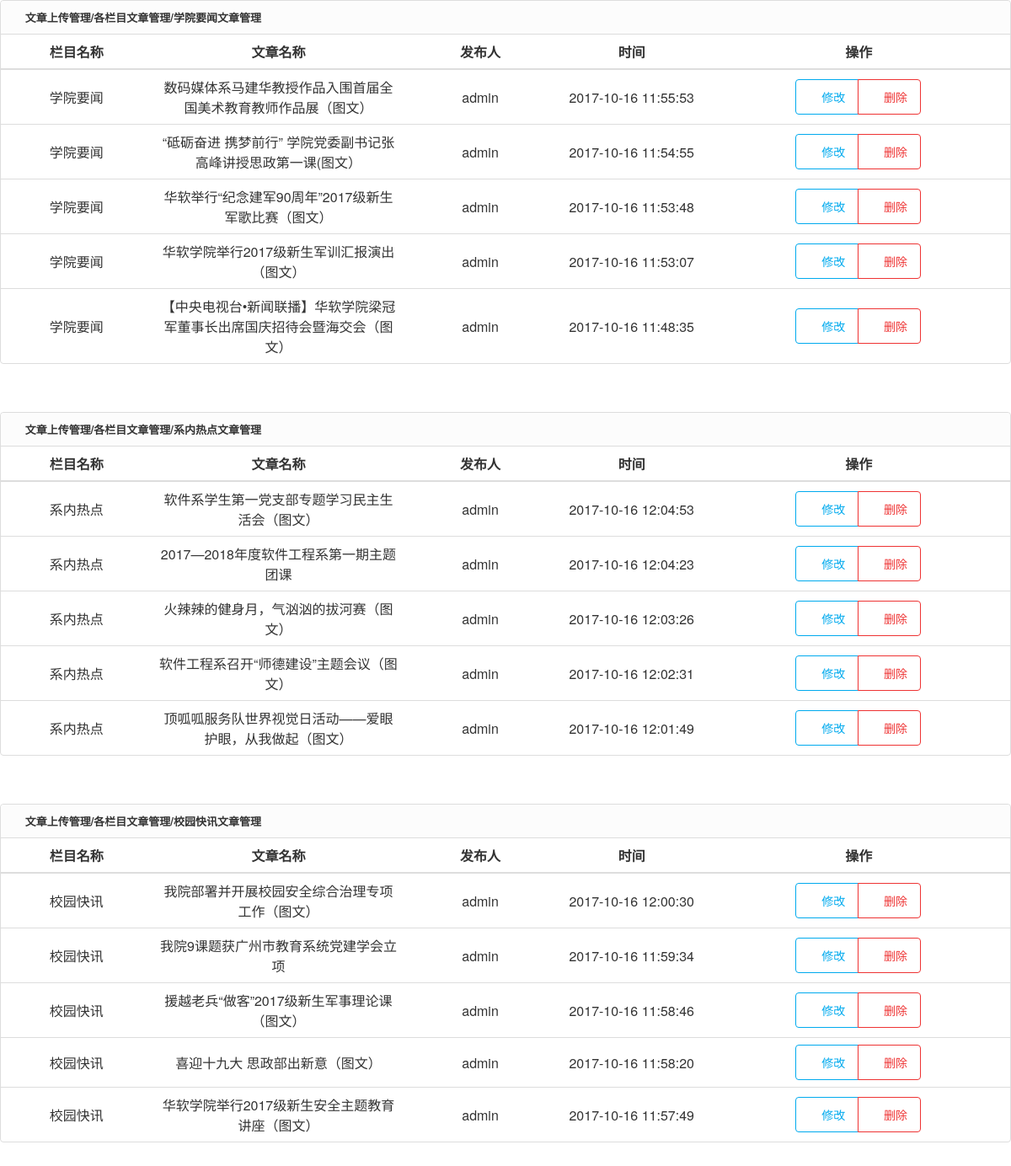
The app's page /admin/article_column.php with its own data.
### tables this page shows
CREATE TABLE `article` (
  `a_id` int(8) NOT NULL AUTO_INCREMENT,
  `a_title` varchar(100) DEFAULT NULL,
  `a_centUrl` text,
  `a_user` varchar(10) DEFAULT NULL,
  `a_time` datetime DEFAULT NULL,
  `a_coverUrl` char(30) DEFAULT NULL,
  `a_belong` char(20) DEFAULT NULL,
  PRIMARY KEY (`a_id`)
);

### admin/article_column.php (the view, shortened to what this page needs)
<?php include "../public/conn.php"?>
<html>
<head>
    <link rel="stylesheet" href="css/pintuer.css">
    <link rel="stylesheet" href="css/admin.css">
</head>
<body>
<div class="panel admin-panel">
    <div class="panel-head"><strong class="icon-reorder"> 文章上传管理/各栏目文章管理/学院要闻文章管理</strong></div>
    <table class="table table-hover text-center">
        <tr>
            <th width="15%">栏目名称</th>
            <th width="25%">文章名称</th>
            <th width="15%">发布人</th>
            <th width="15%">时间</th>
            <th width="">操作</th>
        </tr>
        <?php
        $sql = mysqli_query($conn,"select * from article where a_belong = '1' group by a_id desc limit 0,5;");
        while($res = mysqli_fetch_array($sql)) {
            ?>
            <tr>
                <td>学院要闻</td>
                <td><?php echo $res["a_title"] ?></td>
                <td>admin</td>
                <td><?php echo $res["a_time"] ?><td>
                    <div class="button-group">
                        <a class="button border-main" href="#add"><span class="icon-edit"></span> 修改</a>
                        <a class="button border-red" href="javascript:void(0)" onclick="return del(1,1)"><span class="icon-trash-o"></span> 删除</a>
                    </div>
            </tr>
            <?php
        }
        ?>
    </table>
</div><br><br><br>
<div class="panel admin-panel">
    <div class="panel-head"><strong class="icon-reorder"> 文章上传管理/各栏目文章管理/系内热点文章管理</strong></div>
    <table class="table table-hover text-center">
        <tr>
            <th width="15%">栏目名称</th>
            <th width="25%">文章名称</th>
            <th width="15%">发布人</th>
            <th width="15%">时间</th>
            <th width="">操作</th>
        </tr>
        <?php
        $sql = mysqli_query($conn,"select * from article where a_belong = '2' group by a_id desc limit 0,5;");
        while($res = mysqli_fetch_array($sql)) {
            ?>
            <tr>
                <td>系内热点</td>
                <td><?php echo $res["a_title"] ?></td>
                <td>admin</td>
                <td><?php echo $res["a_time"] ?><td>
                    <div class="button-group">
                        <a class="button border-main" href="#add"><span class="icon-edit"></span> 修改</a>
                        <a class="button border-red" href="javascript:void(0)" onclick="return del(1,1)"><span class="icon-trash-o"></span> 删除</a>
                    </div>
            </tr>
            <?php
        }
        ?>
    </table>
</div><br><br><br>
<div class="panel admin-panel">
    <div class="panel-head"><strong class="icon-reorder"> 文章上传管理/各栏目文章管理/校园快讯文章管理</strong></div>
    <table class="table table-hover text-center">
        <tr>
            <th width="15%">栏目名称</th>
            <th width="25%">文章名称</th>
            <th width="15%">发布人</th>
            <th width="15%">时间</th>
            <th width="">操作</th>
        </tr>
        <?php
        $sql = mysqli_query($conn,"select * from article where a_belong = '3' group by a_id desc limit 0,5;");
        while($res = mysqli_fetch_array($sql)) {
            ?>
            <tr>
                <td>校园快讯</td>
                <td id="a_title"><?php echo $res["a_title"] ?></td>
                <td>admin</td>
                <td><?php echo $res["a_time"] ?><td>
                    <div class="button-group">
                        <a class="button border-main" href="#add"><span class="icon-edit"></span> 修改</a>
                        <a class="button border-red" href="javascript:void(0)" onclick="del(this)"><span class="icon-trash-o"></span> 删除</a>
                    </div>
            </tr>
            <?php
        }
        ?>
    </table>
</div><br><br><br>
</body>
</html>

### admin/css/admin.css (style rules this page uses)
body { color:#333; font-size:13px; }
.panel { background:#fff; }
.button { padding:10px 15px; }
.table th { text-align:center; }
.table td { vertical-align:middle; }

### records on screen
article: a_title "数码媒体系马建华教授作品入围首届全国美术教育教师作品展（图文）", a_time "2017-10-16 11:55:53"
article: a_title "“砥砺奋进 携梦前行” 学院党委副书记张高峰讲授思政第一课(图文）", a_time "2017-10-16 11:54:55"
article: a_title "华软举行“纪念建军90周年”2017级新生军歌比赛（图文）", a_time "2017-10-16 11:53:48"
article: a_title "华软学院举行2017级新生军训汇报演出（图文）", a_time "2017-10-16 11:53:07"
article: a_title "【中央电视台•新闻联播】华软学院梁冠军董事长出席国庆招待会暨海交会（图文）", a_time "2017-10-16 11:48:35"
article: a_title "软件系学生第一党支部专题学习民主生活会（图文）", a_time "2017-10-16 12:04:53"
article: a_title "2017—2018年度软件工程系第一期主题团课", a_time "2017-10-16 12:04:23"
article: a_title "火辣辣的健身月，气汹汹的拔河赛（图文）", a_time "2017-10-16 12:03:26"
article: a_title "软件工程系召开“师德建设”主题会议（图文）", a_time "2017-10-16 12:02:31"
article: a_title "顶呱呱服务队世界视觉日活动——爱眼护眼，从我做起（图文）", a_time "2017-10-16 12:01:49"
article: a_title "我院部署并开展校园安全综合治理专项工作（图文）", a_time "2017-10-16 12:00:30"
article: a_title "我院9课题获广州市教育系统党建学会立项", a_time "2017-10-16 11:59:34"
article: a_title "援越老兵“做客”2017级新生军事理论课（图文）", a_time "2017-10-16 11:58:46"
article: a_title "喜迎十九大 思政部出新意（图文）", a_time "2017-10-16 11:58:20"
article: a_title "华软学院举行2017级新生安全主题教育讲座（图文）", a_time "2017-10-16 11:57:49"
